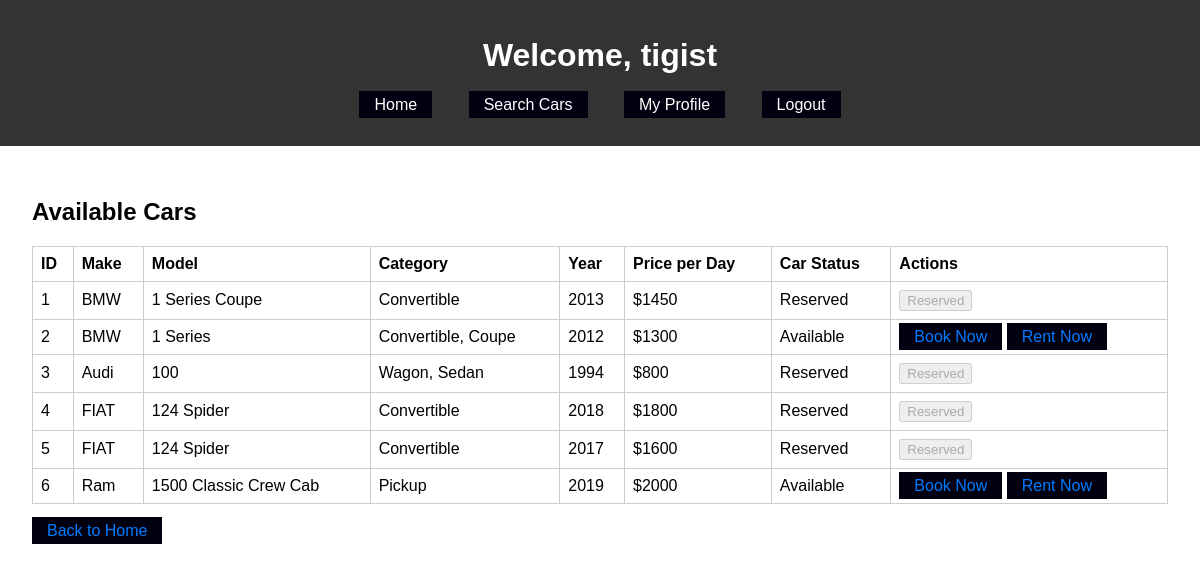
Page /customer_home (signed in) on the earlier database version.
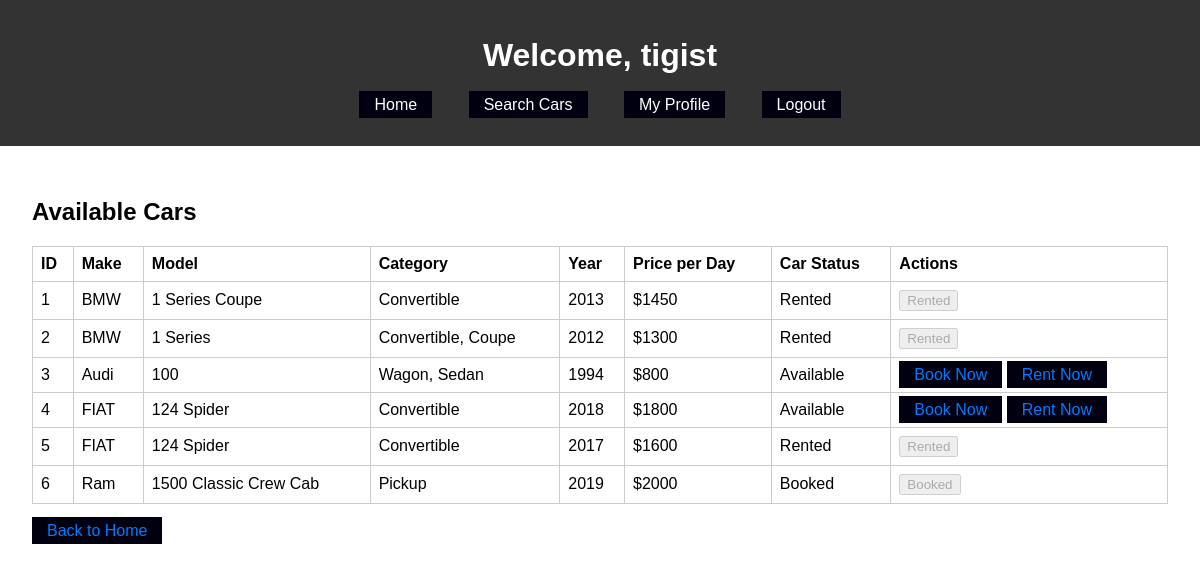
Same page on the later database version.
### app/models.py (models this page shows, shortened)
class Car(db.Model):
    id = db.Column(db.Integer, primary_key=True)
    make = db.Column(db.String(50), nullable=False)
    model = db.Column(db.String(50), nullable=False)
    category = db.Column(db.String(50), nullable=False)
    year = db.Column(db.Integer, nullable=False)
    price_per_day = db.Column(db.Integer, nullable=False)
    status = db.Column(db.String(20), nullable=False, default="Available")

### app/routes.py (the view)
@app.route('/customer_home')
@login_required
def customer_home():
    if 'user_id' not in session:
        return redirect(url_for('login'))
    user = User.query.get(session['user_id'])
    cars = Car.query.all()
    return render_template('customer_home.html', user=user, cars=cars)

### app/__init__.py (called while the page is built)
@login_manager.user_loader
def load_user(user_id):
    return models.User.query.get(int(user_id))

### app/templates/customer_home.html (shortened to what this page needs)
<!DOCTYPE html>
<html lang="en">
<head>
    <link rel="stylesheet" href="{{ url_for('static', filename='css/style.css') }}">
</head>
<body>
    <header>
        <h1>Welcome, {{ user.username }}</h1>
        <nav>
            <ul>
                <li><a href="{{ url_for('customer_home') }}">Home</a></li>
                <li><a href="{{ url_for('car_search') }}">Search Cars</a></li>
                <li><a href="{{ url_for('customer_profile') }}">My Profile</a></li>
                <li><a href="{{ url_for('logout') }}">Logout</a></li>
            </ul>
        </nav>
    </header>
    <main>
        <h2>Available Cars</h2>
        <div class="container">
    <table class="table table-bordered mt-3">
        <thead>
            <tr>
                <th>ID</th>
                <th>Make</th>
                <th>Model</th>
                <th>Category</th>
                <th>Year</th>
                <th>Price per Day</th>
                <th>Car Status</th>
                <th>Actions</th>
            </tr>
        </thead>
        <tbody>
            {% for car in cars %}
            <tr>
                <td>{{ car.id }}</td>
                <td>{{ car.make }}</td>
                <td>{{ car.model }}</td>
                <td>{{ car.category }}</td>
                <td>{{ car.year }}</td>
                <td>${{ car.price_per_day }}</td>
                <td>{{ car.status }}</td>
                <td>
                    {% if car.status == 'Available' %}
                    <a href="{{ url_for('car_book', car_id=car.id) }}" class="btn btn-info">Book Now</a>
                    <a href="{{ url_for('car_rent', car_id=car.id) }}" class="btn btn-info">Rent Now</a>
                    {% else %}
                    <button class="btn btn-secondary" disabled>{{ car.status }}</button>
                    {% endif %}
                </td>
            </tr>
            {% endfor %}
        </tbody>
    </table>
</div>
        <br>
        <a href="{{url_for('index') }}" class="back-home-link">Back to Home</a>
    </main>
</body>
</html>

Differences in the rows shown:
changed Car "1 Series Coupe": status "Reserved" → "Rented"
changed Car "1 Series": status "Available" → "Rented"; status (not shown) → "Rented"; no longer shows "Book Now Rent Now"
changed Car "Audi": status "Reserved" → "Available"; status "Reserved" → (not shown); now shows "Book Now Rent Now"
changed Car id 4: status "Reserved" → "Available"; status "Reserved" → (not shown); now shows "Book Now Rent Now"
changed Car id 5: status "Reserved" → "Rented"
changed Car "Ram": status "Available" → "Booked"; status (not shown) → "Booked"; no longer shows "Book Now Rent Now"
